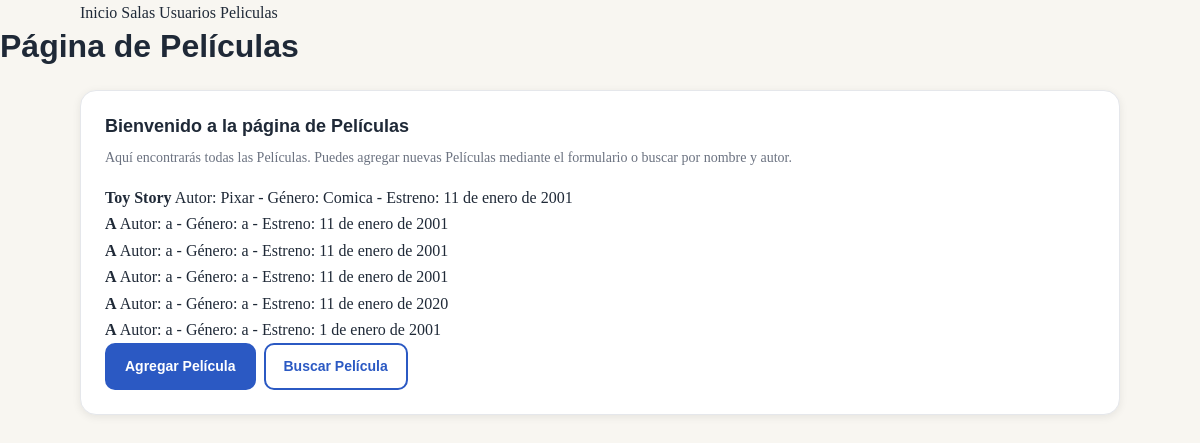
Before: /peliculas/ with the older database file.
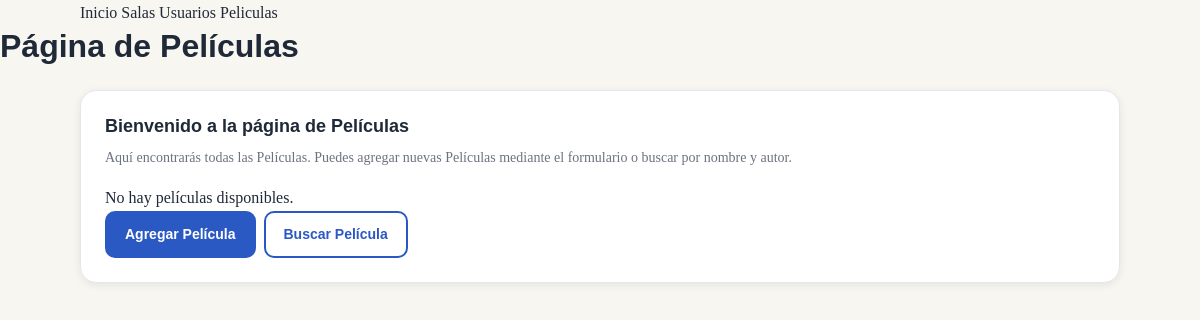
After: the same page with the newer database file.
### core/models.py (models this page shows, shortened)
class Pelicula(models.Model):
    nombre = models.CharField(max_length=50)
    autor = models.CharField(max_length=50)
    fecha_estreno = models.DateField()
    genero = models.CharField(max_length=20)

### core/views.py (the view)
# urls.py: path("peliculas/",views.peliculas,name="peliculas"),
def peliculas(request):
    peliculas = Pelicula.objects.all()
    contexto = {"peliculas": peliculas}
    return render(request,"core/peliculas/peliculas.html", contexto)

### core/templates/core/peliculas/peliculas.html (shortened to what this page needs)
{% extends "core/base.html" %}
{% block content %}
<div class="page-header">
    <h1 class="page-header__title">Página de Películas</h1>
  </div>
  <div class="container">
  <div class="card">
    <h2 class="card__title">Bienvenido a la página de Películas</h2>
    <p class="card__body">
      Aquí encontrarás todas las Películas. Puedes agregar nuevas Películas
      mediante el formulario o buscar por nombre y autor.
    </p>
    <ul class="card__list">
      {% for pelicula in peliculas %}
      <li class="card__list-item">
        <strong>{{ pelicula.nombre }}</strong> Autor: {{ pelicula.autor }} - Género: {{ pelicula.genero }} - Estreno: {{ pelicula.fecha_estreno }}
      </li>
      {% empty %}
      <li class="card__list-item">No hay películas disponibles.</li>
      {% endfor %}
    <div class="card__footer">
      <a href="{% url 'peliculasFormulario' %}" class="btn">Agregar Película</a>
      <a href="{% url 'buscarPeliculas' %}" class="btn btn--outline">Buscar Película</a>
    </div>
  </div>
</div>
{% endblock %}

### core/templates/core/base.html (shortened to what this page needs)
{% load static %}
<!doctype html>
<html lang="es">
  <head>
    <link rel="stylesheet" href="{% static 'css/base.css' %}" />
    <link rel="stylesheet" href="{% static 'css/components.css' %}" />
    <link rel="stylesheet" href="{% static 'css/pages.css' %}" />
  </head>
  <body>
     {% block navbar %}{% include "core/partials/_navbar.html" %}{% endblock %}
    <main>{% block content %} {% endblock %}</main>
  </body>
</html>

### core/templates/core/partials/_navbar.html
{% load static %}
<header>
  <div class="container">
    <nav class="nav">
      <a href="{% url 'inicio' %}">Inicio</a>
      <a href="{% url 'salas' %}">Salas</a>
      <a href="{% url 'usuarios' %}">Usuarios</a>
      <a href="{% url 'peliculas' %}">Peliculas</a>
    </nav>
  </div>
</header>

### core/static/css/base.css (style rules this page uses)
:root { --color-bg: #f8f6f1; --color-surface: #ffffff; --color-border: #e5e7eb; --color-text: #1f2937; --color-muted: #6b7280; --color-primary: #2b59c3; --color-primary-hover: #2a50a8; --color-accent: #f59e0b; --color-danger: #dc2626; --color-success: #16a34a; --radius-sm: 6px; --radius-md: 10px; --radius-lg: 16px; --space-1: 4px; --space-2: 8px; --space-3: 12px; --space-4: 16px; --space-5: 24px; --space-6: 32px; --space-7: 48px; --space-8: 64px; --shadow-sm: 0 2px 8px rgba(0, 0, 0, 0.08); --shadow-md: 0 4px 16px rgba(0, 0, 0, 0.12); --font-body: "Source Serif 4", "Georgia", serif; --font-heading: "Montserrat", "Arial", sans-serif; --font-mono: "Fira Code", "Courier New", monospace; --font-size-sm: 0.875rem; --font-size-base: 1rem; --font-size-lg: 1.125rem; --font-size-xl: 1.5rem; --font-size-2xl: 2rem; }
*, *::before, *::after { box-sizing: border-box; margin: 0; padding: 0; }
html { scroll-behavior: smooth; }
body { font-family: var(--font-body); font-size: var(--font-size-base); background-color: var(--color-bg); color: var(--color-text); line-height: 1.65; -webkit-font-smoothing: antialiased; }
ul, ol { list-style: none; }
a { color: inherit; text-decoration: none; }
h1, h2, h3, h4, h5, h6 { font-family: var(--font-heading); font-weight: 700; line-height: 1.25; color: var(--color-text); margin-bottom: var(--space-3); }
h1 { font-size: var(--font-size-2xl); }
h2 { font-size: var(--font-size-xl); }
p { margin-bottom: var(--space-4); }
.container { width: min(100% - 32px, 1040px); margin-inline: auto; }

### core/static/css/components.css (style rules this page uses)
.btn { display: inline-flex; align-items: center; justify-content: center; gap: var(--space-2); padding: 10px 18px; border-radius: var(--radius-md); background-color: var(--color-primary); color: #ffffff; font-family: var(--font-heading); font-size: var(--font-size-sm); font-weight: 600; border: 2px solid transparent; cursor: pointer; text-decoration: none; transition: background 0.15s, transform 0.1s, box-shadow 0.15s; white-space: nowrap; }
.btn--outline { background-color: transparent; color: var(--color-primary); border-color: var(--color-primary); }
.card { background-color: var(--color-surface); border: 1px solid var(--color-border); border-radius: var(--radius-lg); padding: var(--space-5); box-shadow: var(--shadow-sm); transition: box-shadow 0.2s, transform 0.2s; }
.card__title { font-size: var(--font-size-lg); margin-bottom: var(--space-2); }
.card__body { color: var(--color-muted); font-size: var(--font-size-sm); margin-bottom: var(--space-4); }
.card__footer { display: flex; gap: var(--space-2); flex-wrap: wrap; }

### core/static/css/pages.css (style rules this page uses)
.page-header { display: flex; align-items: center; justify-content: space-between; flex-wrap: wrap; gap: var(--space-3); margin-bottom: var(--space-5); }
.page-header__title { margin-bottom: 0; }

Changed rows visible on the page:
removed Pelicula: nombre "Toy Story", autor "Pixar", genero "Comica", fecha_estreno "11 de enero de 2001"
removed Pelicula: nombre "A", autor "a", genero "a", fecha_estreno "11 de enero de 2001"
removed Pelicula: nombre "A", autor "a", genero "a", fecha_estreno "11 de enero de 2001"
removed Pelicula: nombre "A", autor "a", genero "a", fecha_estreno "11 de enero de 2001"
removed Pelicula: nombre "A", autor "a", genero "a", fecha_estreno "11 de enero de 2020"
removed Pelicula: nombre "A", autor "a", genero "a", fecha_estreno "1 de enero de 2001"
Other visible differences:
text now shown: "No hay películas disponibles."
